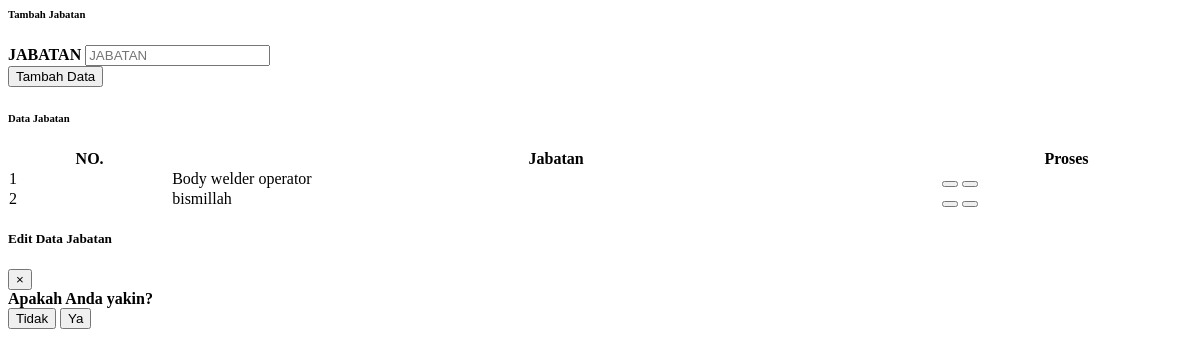
Before: /module/admin/jabatan/jabatan.php with the older database file.
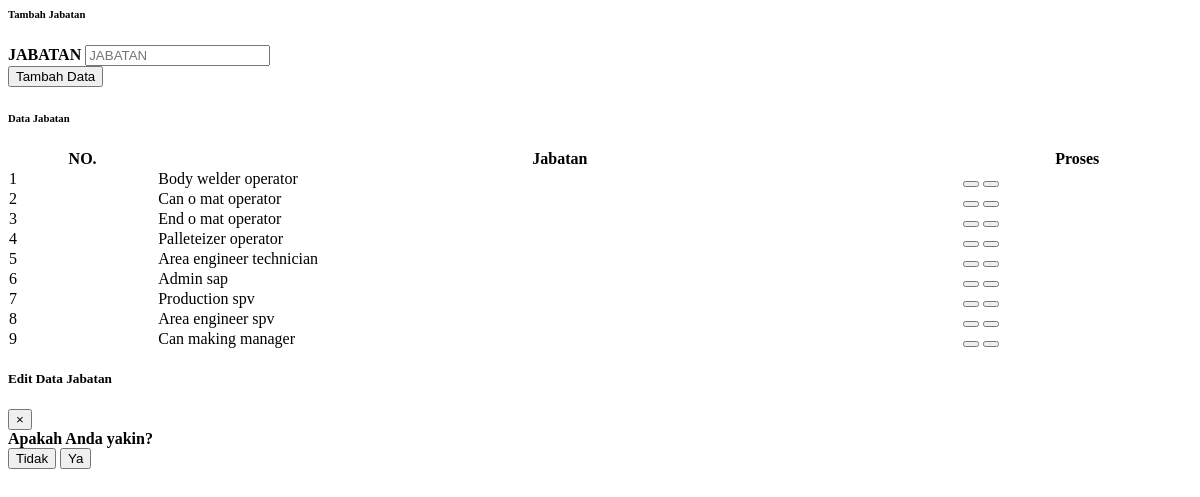
After: the same page with the newer database file.
### tables this page shows
CREATE TABLE `tabel_jabatan` (
  `id_jabatan` int(11) NOT NULL,
  `nama` varchar(100) NOT NULL
);

### process/proses_adminJabatan.php (called while the page is built, shortened)
<?php
function tampilJabatan($con)
{
    $tampilJabatan="select * from tabel_jabatan";
    $resultTampilJabatan=mysqli_query($con, $tampilJabatan);
    return $resultTampilJabatan;
}
        ?>

### module/admin/jabatan/jabatan.php (the view, shortened to what this page needs)
<?php
  include "../config/connection.php";
  include "../process/proses_adminJabatan.php";
?>
<body>
<div class="container-fluid" id="jabatan">
    <div class="card shadow mb-4">
        <div class="card-header py-3">
            <h6 class="m-0 font-weight-bold text-primary">Tambah Jabatan</h6>
        </div>
        <div class="card-body">
            <form action="../process/proses_adminJabatan.php?module=jabatan&act=tambah" method="POST" class="user">
                <div class = "row">
                    <div class="col-sm-6">
                        <div class="form-group row">
                            <div class="col-sm-12 mb-3 mb-sm-0">
                                <label class="col-sm-6 small d-flex flex-column justify-content-center" for="jabatan" style="font-weight: bold">JABATAN</label>
                                <input type="text" class="form-control form-control-user" id="nama" name="nama" placeholder="JABATAN" required>
                            </div>
                        </div>
                    </div>
                    <div class="col-sm-6">
                        <div class="form-group row">
                            <div class="col-sm-12 mb-4 mb-sm-3">
                                    <button type="submit" class="btn btn-success btn-icon-split" name="tambahJabatan">
                                        <span class="text">Tambah Data</span>
                                    </button>
                            </div>
                        </div>
                    </div>
                </div>
            </form>
        </div>
    </div>
    <div class="card shadow mb-4">
        <div class="card-header py-3">
            <h6 class="m-0 font-weight-bold text-primary">Data Jabatan</h6>
        </div>
        <div class="card-body">
            <div class="table-responsive">
            <?php
                $resultTampilJabatan=tampilJabatan($con);
                $index=1;
                if (mysqli_num_rows($resultTampilJabatan) > 0){
            ?>
                <table class="table table-bordered" id="dataTable" width="100%" cellspacing="0">
                    <thead>
                        <tr class="text-center">
                            <th>NO.</th>
                            <th>Jabatan</th>
                            <th>Proses</th>
                        </tr>
                    </thead>
                    <tbody>
                    <?php
                        while ($row = mysqli_fetch_assoc($resultTampilJabatan)) {
                    ?>
                        <tr>
                            <td class="text-center"><?= $index?></td>
                            <td><?= $row["nama"]?></td>
                            <td class="text-center">
                                <button type="button" class="btn btn-primary edit-jabatan" data-toggle="modal" data-target="#editJabatanModal" id-jabatan="<?php echo $row["id_jabatan"];?>">
                                </button>
                                <button type="button" class="btn btn-danger hapus-jabatan" data-toggle="modal" data-target="#hapusJabatanModal" id-jabatan="<?php echo $row["id_jabatan"];?>">
                                </button>
                            </td>
                        </tr>
                    <?php
                        $index++;
                        }
                    ?>
                    </tbody>
                </table>
                <?php
                }else{
                    ?>
                        <div class="text-center">
                            <p class="text-muted">Data Jabatan kosong</p>
                        </div>
                    <?php
                }
                ?>
            </div>
        </div>
    </div>
</div>
          <div class="modal fade" id="editJabatanModal" tabindex="-1" role="dialog" aria-labelledby="exampleModalLabel" aria-hidden="true">
    <div class="modal-dialog" role="document">
      <div class="modal-content">
        <div class="modal-header bg-primary border-0">
          <h5 class="modal-title text-white">Edit Data Jabatan</h5>
          <button type="button" class="close" data-dismiss="modal" aria-label="Close">
            <span aria-hidden="true">&times;</span>
          </button>
        </div>
      </div>
    </div>
  </div>
    <div class="modal fade" id="hapusJabatanModal" tabindex="-1" role="dialog" aria-labelledby="exampleModalLabel"
      aria-hidden="true">
      <div class="modal-dialog modal-dialog-centered" role="document">
        <div class="modal-content">
          <form action="../process/proses_adminJabatan.php?module=jabatan&act=hapus" method="post">
            <div class="modal-body pt-5 text-center">
              <strong>Apakah Anda yakin?</strong>
            </div>
            <div class="pb-4 pt-4 d-flex justify-content-around">
              <button type="button" class="btn btn-danger mr-4 btn-batal" data-dismiss="modal">Tidak</button>
              <button type="submit" name="hapusJabatan" class="btn btn-success btn-ok">Ya</button>
            </div>
          </form>
        </div>
      </div>
    </div>
</body>

Changed rows visible on the page:
changed tabel_jabatan: nama "bismillah" → "Can o mat operator"
added tabel_jabatan: nama "End o mat operator"
added tabel_jabatan: nama "Palleteizer operator"
added tabel_jabatan: nama "Area engineer technician"
added tabel_jabatan: nama "Admin sap"
added tabel_jabatan: nama "Production spv"
added tabel_jabatan: nama "Area engineer spv"
added tabel_jabatan: nama "Can making manager"
